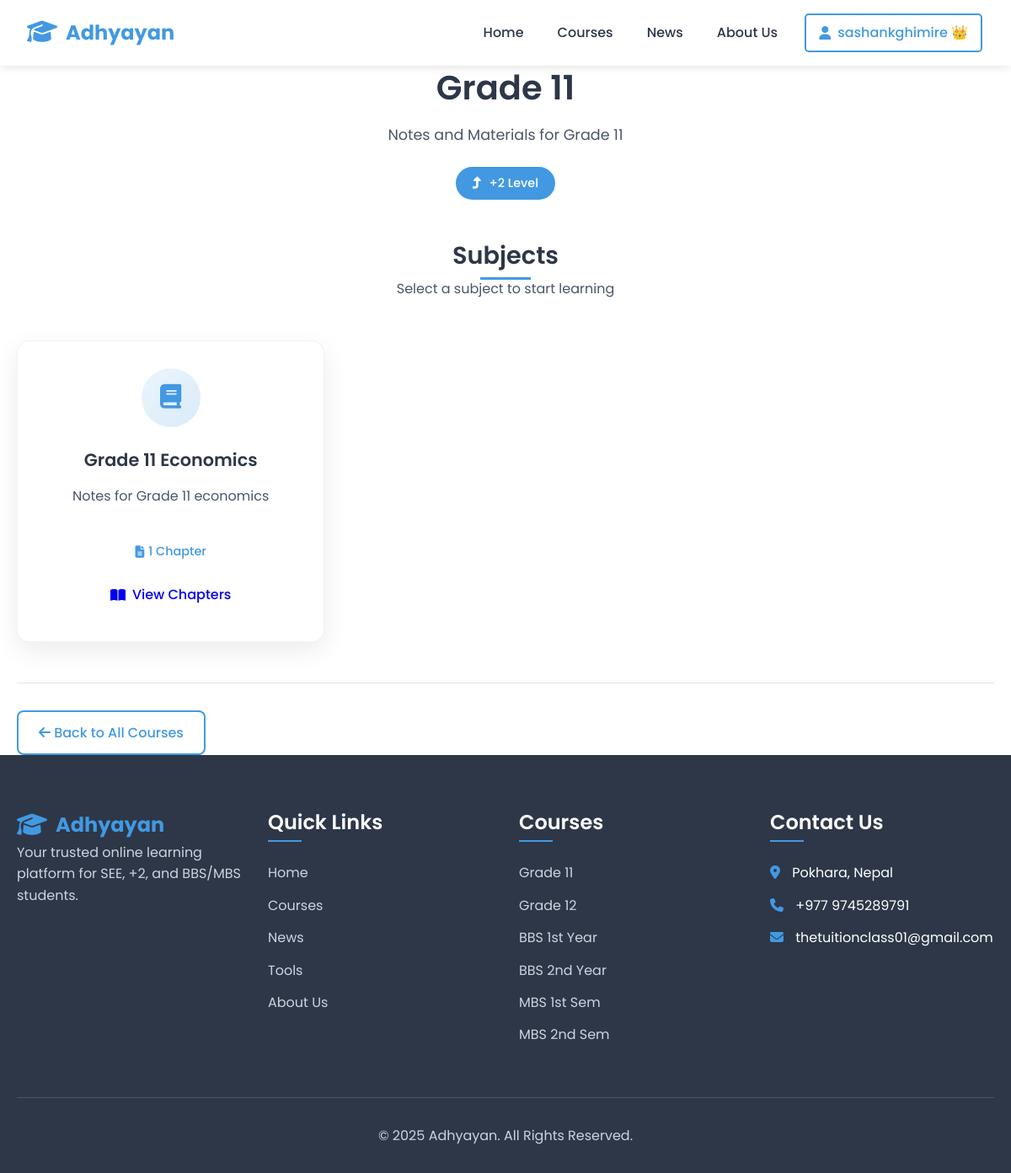
/courses/grade-11/ (signed in), run on the app's committed database.
### notes/models.py (models this page shows, shortened)
class Course(models.Model):
    LEVEL_CHOICES = [
        ('+2', '+2 Level'),
        ('bachelor', 'Bachelor Level'),
        ('master', 'Master Level'),
    ]
    title = models.CharField(max_length=200)
    slug = models.SlugField(unique=True, help_text="URL-friendly version of title")
    level = models.CharField(max_length=20, choices=LEVEL_CHOICES)
    description = models.TextField(blank=True, help_text="Course description shown on website")
    thumbnail = models.ImageField(
        upload_to='course_thumbnails/',
        null=True,
        blank=True,
        help_text="Optional course thumbnail image"
    )
    display_order = models.IntegerField(
        default=0,
        help_text="Order in which courses appear (lower number = first)"
    )
    is_active = models.BooleanField(
        default=True,
        help_text="Uncheck to hide course from website"
    )
    created_at = models.DateTimeField(auto_now_add=True)
    updated_at = models.DateTimeField(auto_now=True)
    class Meta:
        ordering = ['display_order', 'title']

class Subject(models.Model):
    course = models.ForeignKey(
        Course,
        on_delete=models.CASCADE,
        related_name='subjects',
        help_text="Select which course this subject belongs to"
    )
    title = models.CharField(max_length=200)
    slug = models.SlugField(help_text="URL-friendly version of title")
    description = models.TextField(blank=True, help_text="Subject description")
    display_order = models.IntegerField(
        default=0,
        help_text="Order in which subjects appear (lower number = first)"
    )
    is_active = models.BooleanField(
        default=True,
        help_text="Uncheck to hide subject from website"
    )
    created_at = models.DateTimeField(auto_now_add=True)
    updated_at = models.DateTimeField(auto_now=True)
    class Meta:
        ordering = ['display_order', 'title']
        unique_together = ['course', 'slug']  # Same slug can't repeat in same course
    def chapter_count(self):
        return self.chapters.filter(is_active=True).count()

### notes/views.py (the view)
# urls.py: path('courses/<slug:course_slug>/', views.course_detail, name='course_detail'),
def course_detail(request, course_slug):
    course = get_object_or_404(Course, slug=course_slug, is_active=True)
    subjects = course.subjects.filter(is_active=True).order_by('display_order', 'title')
    context = {
        'course': course,
        'subjects': subjects,
        'page_title': course.title
    }
    return render(request, 'courses/course_detail.html', context)

### templates/courses/course_detail.html (shortened to what this page needs)
{% extends 'base.html' %}
{% load static %}
{% block content %}
<div class="container py-5">
    <div class="course-header mb-5">
        <h1 class="page-title">{{ course.title }}</h1>
        <p class="page-subtitle">{{ course.description }}</p>
        <div class="course-level-badge">
            <i class="fas fa-level-up-alt"></i> {{ course.get_level_display }}
        </div>
    </div>
    <div class="section-header mb-4">
        <h2 class="section-title">Subjects</h2>
        <p class="section-subtitle">Select a subject to start learning</p>
    </div>
    <div class="course-boxes">
        {% for subject in subjects %}
        <div class="course-card">
            <div class="course-icon">
                <i class="fas fa-book"></i>
            </div>
            <h3 class="course-card-title">{{ subject.title }}</h3>
            <p class="course-card-description">{{ subject.description|truncatewords:20 }}</p>
            <div class="course-meta">
                <span class="meta-item">
                    <i class="fas fa-file-alt"></i> {{ subject.chapter_count }} Chapter{{ subject.chapter_count|pluralize }}
                </span>
            </div>
            <div class="course-actions">
                <a href="{% url 'subject_detail' course.slug subject.slug %}" class="btn btn-outline-primary">
                    <i class="fas fa-book-open"></i> View Chapters
                </a>
            </div>
        </div>
        {% endfor %}
    </div>
    <div class="navigation-buttons mt-5">
        <a href="{% url 'courses_page' %}" class="btn btn-secondary">
            <i class="fas fa-arrow-left"></i> Back to All Courses
        </a>
    </div>
</div>
{% endblock %}

### templates/base.html (shortened to what this page needs)
<!DOCTYPE html>
{% load static %}
<html lang="en">
<head>
  <link rel="stylesheet" href="{% static 'css/style.css' %}">
  <link rel="stylesheet" href="https://cdnjs.cloudflare.com/ajax/libs/font-awesome/6.4.0/css/all.min.css">
</head>
<body>
  <header>
    <div class="navbar">
      <div class="logo">
        <i class="fas fa-graduation-cap"></i>
        <span>Adhyayan</span>
      </div>
      <nav id="nav-links">
        <a href="/" {% if request.path == '/' %}class="active"{% endif %}>Home</a>
        <a href="{% url 'courses_page' %}">Courses</a>
        <a href="#news">News</a>
        <a href="#about">About Us</a>
{% if user.is_authenticated %}
    {% if not user.is_staff %}
        <div class="user-menu">
            <a href="#" class="btn-login">
                <i class="fas fa-user"></i> {{ user.username }}
                {% if user.profile.is_premium %}👑{% endif %}
            </a>
        </div>
    {% else %}
        <a href="{% url 'login' %}" class="btn-login">
            <i class="fas fa-sign-in-alt"></i> Login
        </a>
    {% endif %}
{% else %}
    <a href="{% url 'login' %}" class="btn-login">
        <i class="fas fa-sign-in-alt"></i> Login
    </a>
{% endif %}
      </nav>
    </div>
  </header>
  <main>
    {% block content %}{% endblock %}
  </main>
  <footer>
    <div class="container">
      <div class="footer-content">
        <div class="footer-section">
          <div class="logo">
            <i class="fas fa-graduation-cap"></i>
            <span>Adhyayan</span>
          </div>
          <p>Your trusted online learning platform for SEE, +2, and BBS/MBS students.</p>
        </div>
        <div class="footer-section">
          <h3>Quick Links</h3>
          <ul>
            <li><a href="/">Home</a></li>
            <li><a href="{% url 'courses_page' %}">Courses</a></li>
            <li><a href="#news">News</a></li>
            <li><a href="#">Tools</a></li>
            <li><a href="#">About Us</a></li>
          </ul>
        </div>
        <div class="footer-section">
          <h3>Courses</h3>
          <ul>
            <li><a href="/g1-all/">Grade 11</a></li>
            <li><a href="/grade12/">Grade 12</a></li>
            <li><a href="/bbs1/">BBS 1st Year</a></li>
            <li><a href="/bbs2/">BBS 2nd Year</a></li>
            <li><a href="/mbs1/">MBS 1st Sem</a></li>
            <li><a href="/mbs2/">MBS 2nd Sem</a></li>
          </ul>
        </div>
        <div class="footer-section">
          <h3>Contact Us</h3>
          <ul>
            <li><i class="fas fa-map-marker-alt"></i> Pokhara, Nepal</li>
            <li><i class="fas fa-phone"></i> +977 9745289791 </li>
            <li><i class="fas fa-envelope"></i> thetuitionclass01@gmail.com</li>
          </ul>
        </div>
      </div>
      <div class="footer-bottom">
        <p>&copy; 2025 Adhyayan. All Rights Reserved.</p>
      </div>
    </div>
  </footer>
</body>
</html>

### templates/base.html (style rules this page uses)
#nav-links a:not(.btn-login):not(.user-menu > a) { color: #2d3748 !important; text-decoration: none !important; padding: 8px 15px !important; margin: 0 5px !important; border-radius: 5px !important; transition: all 0.3s !important; }
.btn-login { color: #4299e1 !important; border: 2px solid #4299e1 !important; background: transparent !important; margin-left: 10px !important; }
.user-menu > a { color: #4299e1 !important; border: 2px solid #4299e1 !important; background: transparent !important; margin-left: 10px !important; }

### templates/courses/course_detail.html (style rules this page uses)
.course-header { text-align: center; margin-bottom: 3rem; }
.page-title { font-size: 2.5rem; color: var(--dark-color); margin-bottom: 1rem; }
.page-subtitle { color: var(--secondary-color); max-width: 700px; margin: 0 auto 1.5rem; font-size: 1.1rem; line-height: 1.6; }
.course-level-badge { display: inline-block; background: var(--primary-color); color: white; padding: 8px 20px; border-radius: 50px; font-weight: 500; font-size: 0.9rem; }
.course-level-badge i { margin-right: 5px; }
.section-header { margin-bottom: 2rem; }
.section-title { font-size: 1.8rem; color: var(--dark-color); margin-bottom: 0.5rem; }
.section-subtitle { color: var(--secondary-color); }
.course-boxes { display: grid; grid-template-columns: repeat(auto-fill, minmax(300px, 1fr)); gap: 2rem; margin-bottom: 3rem; }
.course-card { background: white; border-radius: 15px; padding: 2rem; box-shadow: 0 10px 30px rgba(0, 0, 0, 0.08); transition: all 0.3s ease; text-align: center; border: 1px solid rgba(0, 0, 0, 0.05); height: 100%; display: flex; flex-direction: column; }
.course-icon { width: 70px; height: 70px; background: linear-gradient(135deg, rgba(66, 153, 225, 0.1) 0%, rgba(66, 153, 225, 0.2) 100%); border-radius: 50%; display: flex; align-items: center; justify-content: center; margin: 0 auto 1.5rem; }
.course-icon i { font-size: 1.8rem; color: var(--primary-color); }
.course-card-title { font-size: 1.3rem; color: var(--dark-color); margin-bottom: 1rem; font-weight: 600; line-height: 1.4; }
.course-card-description { color: var(--secondary-color); margin-bottom: 1.5rem; line-height: 1.6; flex-grow: 1; }
.course-meta { margin: 1rem 0; }
.meta-item { display: inline-flex; align-items: center; gap: 5px; color: var(--primary-color); font-size: 0.9rem; font-weight: 500; }
.meta-item i { font-size: 0.9rem; }
.course-actions { margin-top: auto; }
.course-actions .btn { width: 100%; display: flex; align-items: center; justify-content: center; gap: 8px; padding: 10px 20px; }
.navigation-buttons { display: flex; justify-content: space-between; align-items: center; padding-top: 2rem; border-top: 1px solid rgba(0, 0, 0, 0.1); }

### data on the page
Course: title "Grade 11", description "Notes and Materials for Grade 11", level "+2 Level"
Subject: title "Grade 11 Economics", description "Notes for Grade 11 economics", chapter_count "1"

### other printed values
{{ user.username }} "sashankghimire"
